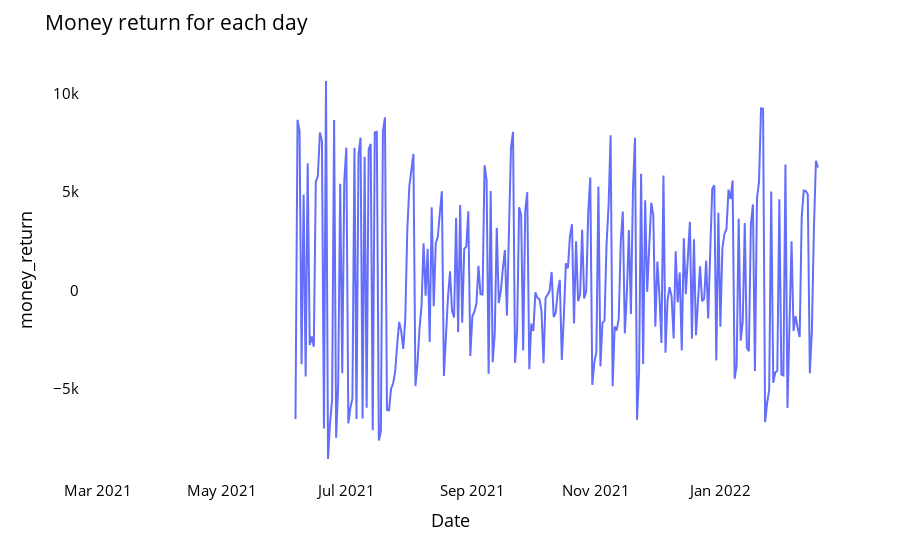
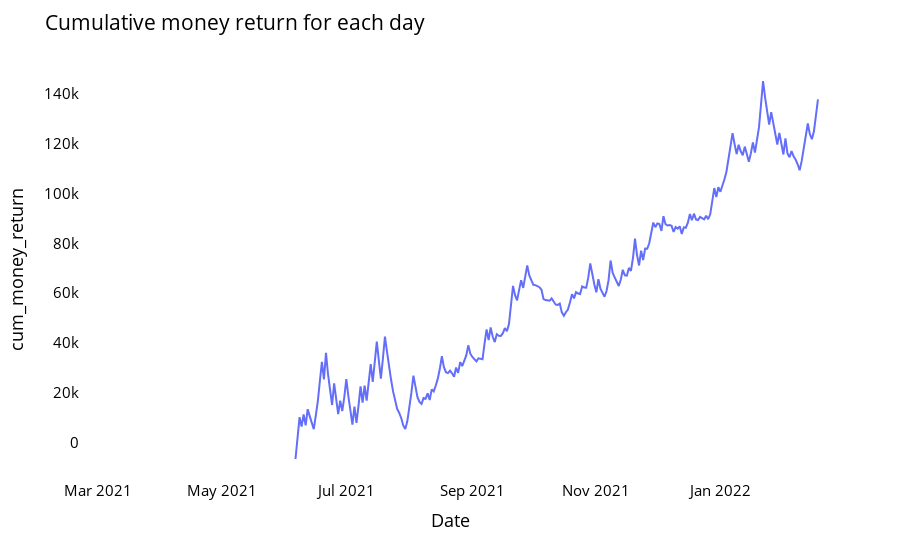

The notebook cell saved with these charts, in order:
### Code cell
# Simulate a trading strategy with money return

# is_correct_direction is (yesterday's price - today's price) sign compare to (yesterday's price - predicted price) sign : if sign are the same then 1 else -1
plotdf['left_sign'] = plotdf['original_close'].shift(1) - plotdf['original_close']
plotdf['right_sign'] = plotdf['original_close'].shift(1) - plotdf['test_predicted_close']
plotdf['is_correct_direction'] = np.where(plotdf['left_sign'] * plotdf['right_sign'] > 0, 1, -1)

# money_return is abs(yesterday's price - today's price) * is_correct_direction
plotdf['money_return'] = plotdf['is_correct_direction'] * \
    abs(plotdf['original_close'] - plotdf['test_predicted_close'])

# plot the money return
fig = px.line(plotdf, x=plotdf['date'], y=plotdf['money_return'], labels={
              'value': 'Money Return', 'date': 'Date'})
fig.update_layout(title_text='Money return for each day',
                  plot_bgcolor='white', font_size=15, font_color='black')
fig.update_xaxes(showgrid=False)
fig.update_yaxes(showgrid=False)
fig.show()

# plot the cumulative money return
plotdf['cum_money_return'] = plotdf['money_return'].cumsum()
fig = px.line(plotdf, x=plotdf['date'], y=plotdf['cum_money_return'], labels={
              'value': 'Cumulative Money Return', 'date': 'Date'})
fig.update_layout(title_text='Cumulative money return for each day',
                  plot_bgcolor='white', font_size=15, font_color='black')
fig.update_xaxes()
fig.update_yaxes()
fig.show()

### Figure 1 — Plotly figure (JSON) as saved in the notebook; plotly's stock layout.template omitted (floating-point values rounded to 4 significant figures; data arrays with more than 128 entries replaced by an {"elided": "..."} marker saying what was removed)
{"data": [{"hovertemplate": "Date=%{x}<br>money_return=%{y}<extra></extra>", "legendgroup": "", "line": {"color": "#636efa", "dash": "solid"}, "marker": {"symbol": "circle"}, "mode": "lines", "name": "", "orientation": "v", "showlegend": false, "type": "scatter", "x": {"elided": "365 str values"}, "xaxis": "x", "y": {"elided": "365 float values"}, "yaxis": "y"}], "layout": {"font": {"color": "black", "size": 15}, "legend": {"tracegroupgap": 0}, "margin": {"t": 60}, "plot_bgcolor": "white", "title": {"text": "Money return for each day"}, "xaxis": {"anchor": "y", "domain": [0, 1], "showgrid": false, "title": {"text": "Date"}}, "yaxis": {"anchor": "x", "domain": [0, 1], "showgrid": false, "title": {"text": "money_return"}}}}

### Figure 2 — Plotly figure (JSON) as saved in the notebook; plotly's stock layout.template omitted (floating-point values rounded to 4 significant figures; data arrays with more than 128 entries replaced by an {"elided": "..."} marker saying what was removed)
{"data": [{"hovertemplate": "Date=%{x}<br>cum_money_return=%{y}<extra></extra>", "legendgroup": "", "line": {"color": "#636efa", "dash": "solid"}, "marker": {"symbol": "circle"}, "mode": "lines", "name": "", "orientation": "v", "showlegend": false, "type": "scatter", "x": {"elided": "365 str values"}, "xaxis": "x", "y": {"elided": "365 float values"}, "yaxis": "y"}], "layout": {"font": {"color": "black", "size": 15}, "legend": {"tracegroupgap": 0}, "margin": {"t": 60}, "plot_bgcolor": "white", "title": {"text": "Cumulative money return for each day"}, "xaxis": {"anchor": "y", "domain": [0, 1], "title": {"text": "Date"}}, "yaxis": {"anchor": "x", "domain": [0, 1], "title": {"text": "cum_money_return"}}}}
